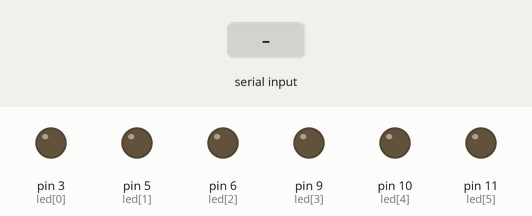
Bench run of a sketch on a simulated Arduino Uno, built with avr-gcc and run on an emulated ATmega328P. Shown: output pins drawn as LEDs (lit = HIGH). Inputs (shaded band) come from the test bench. What the sketch prints to the serial monitor is not drawn.

Above: at 1.2 s.
1.3 s: "90,45\n" received over Serial
At 1.9 s:
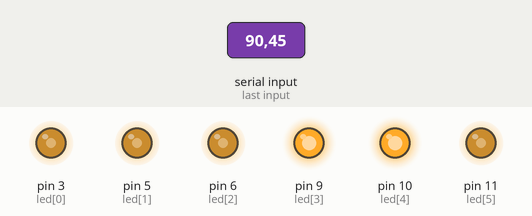
2.8 s: "30,150\n" received over Serial
At 3.1 s:
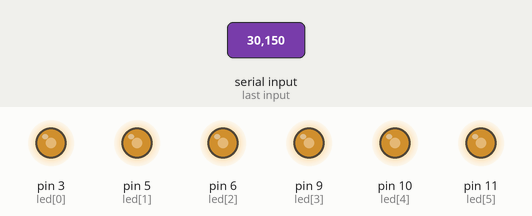
4.3 s: "200\n" received over Serial
At 5.3 s:
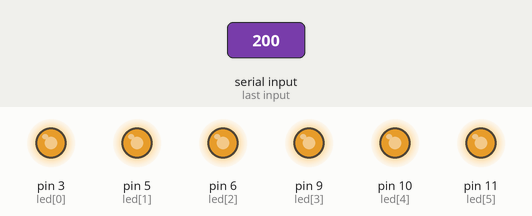
5.8 s: "30,150\n" received over Serial
At 6.5 s:
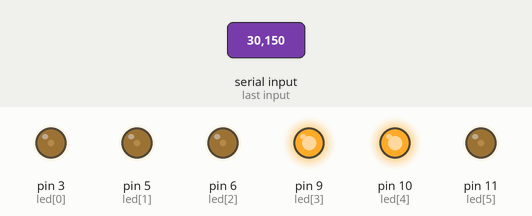
Timing chart, 0 to 8.3 s (numbered marks = the images above; inputs shaded):
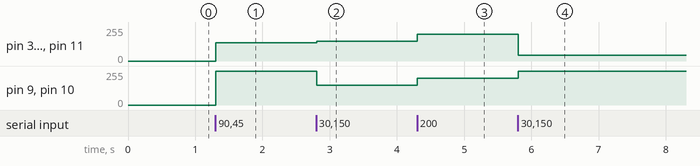

The sketch:

serialcommunication4.ino
```cpp
const unsigned int led[8] = {3, 5, 6, 9, 10, 11};


void setup(){
  Serial.begin(9600);
}

int cnt=0;
char d[3];
int dAll;
void loop(){
  if(Serial.available()>0) {
      char userInput = Serial.read();
      Serial.println(userInput);
      if(!(userInput >= '0' && userInput <= '9'))return;

      d[cnt++] = userInput - '0';
      if(cnt == 3){
        int dAll = d[0]*100+d[1]*10+d[2];
        for (int i=0;i<3;i++){
          Serial.println(d[i]);
        }
        Serial.println(dAll);
        for(int x=0;x<=5;x++){
          analogWrite(led[x], dAll);
        }
        cnt = 0;
      }
  }
}
```

Measured:
- after the input at 1.3 s, pin 3 (led[0]), pin 5 (led[1]), pin 6 (led[2]), pin 11 (led[5]): 0/255 → 136/255 at once; pin 9 (led[3]), pin 10 (led[4]): 0/255 → 255/255 at once
- after the input at 2.8 s, pin 3 (led[0]), pin 5 (led[1]), pin 6 (led[2]), pin 11 (led[5]): 136/255 → 150/255 at once; pin 9 (led[3]), pin 10 (led[4]): 255/255 → 150/255 at once
- after the input at 4.3 s, pin 3 (led[0]), pin 5 (led[1]), pin 6 (led[2]), pin 9 (led[3]), pin 10 (led[4]), pin 11 (led[5]): 150/255 → 200/255 at once
- after the input at 5.8 s, pin 3 (led[0]), pin 5 (led[1]), pin 6 (led[2]), pin 11 (led[5]): 200/255 → 45/255 at once; pin 9 (led[3]), pin 10 (led[4]): 200/255 → 255/255 at once
